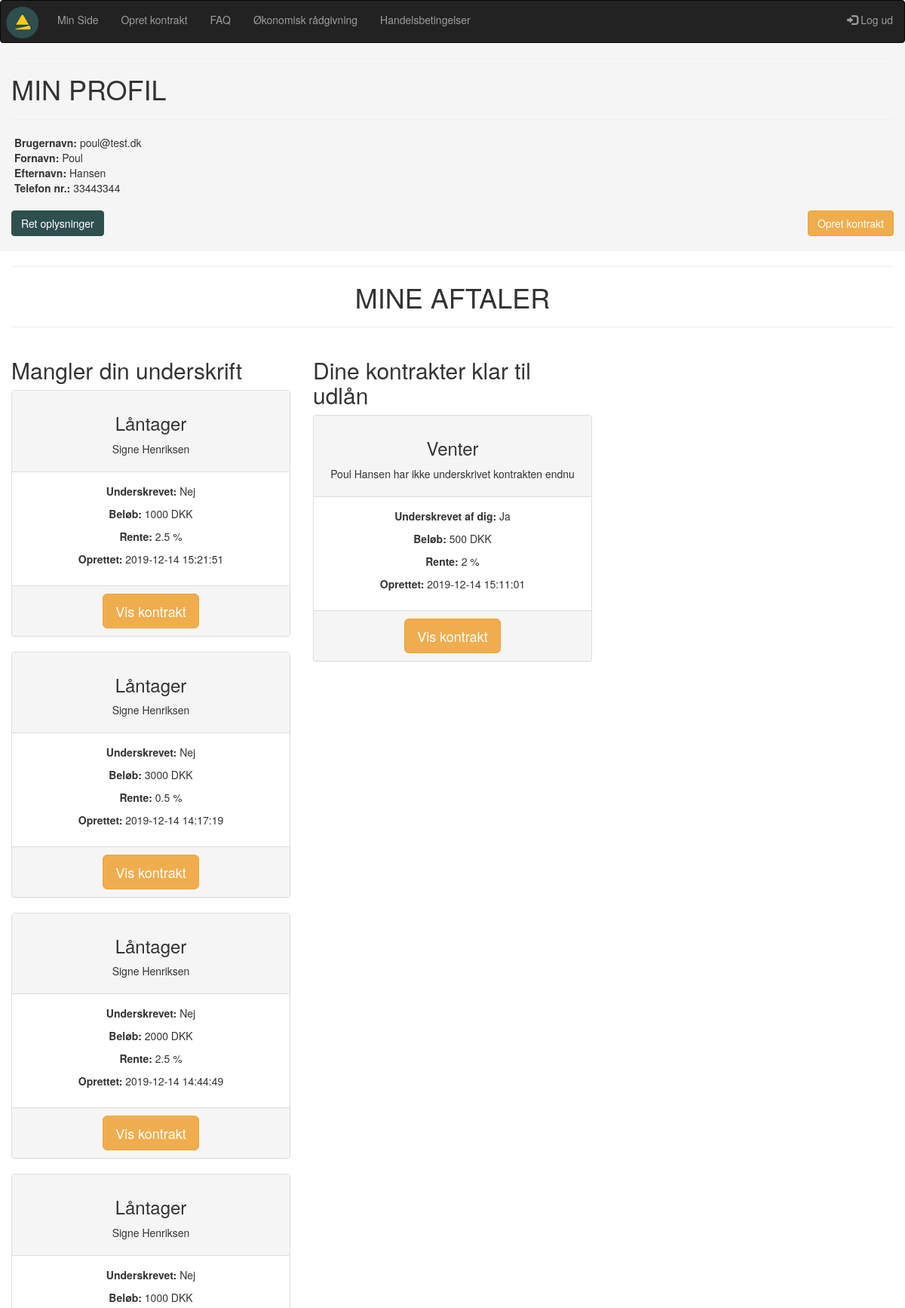
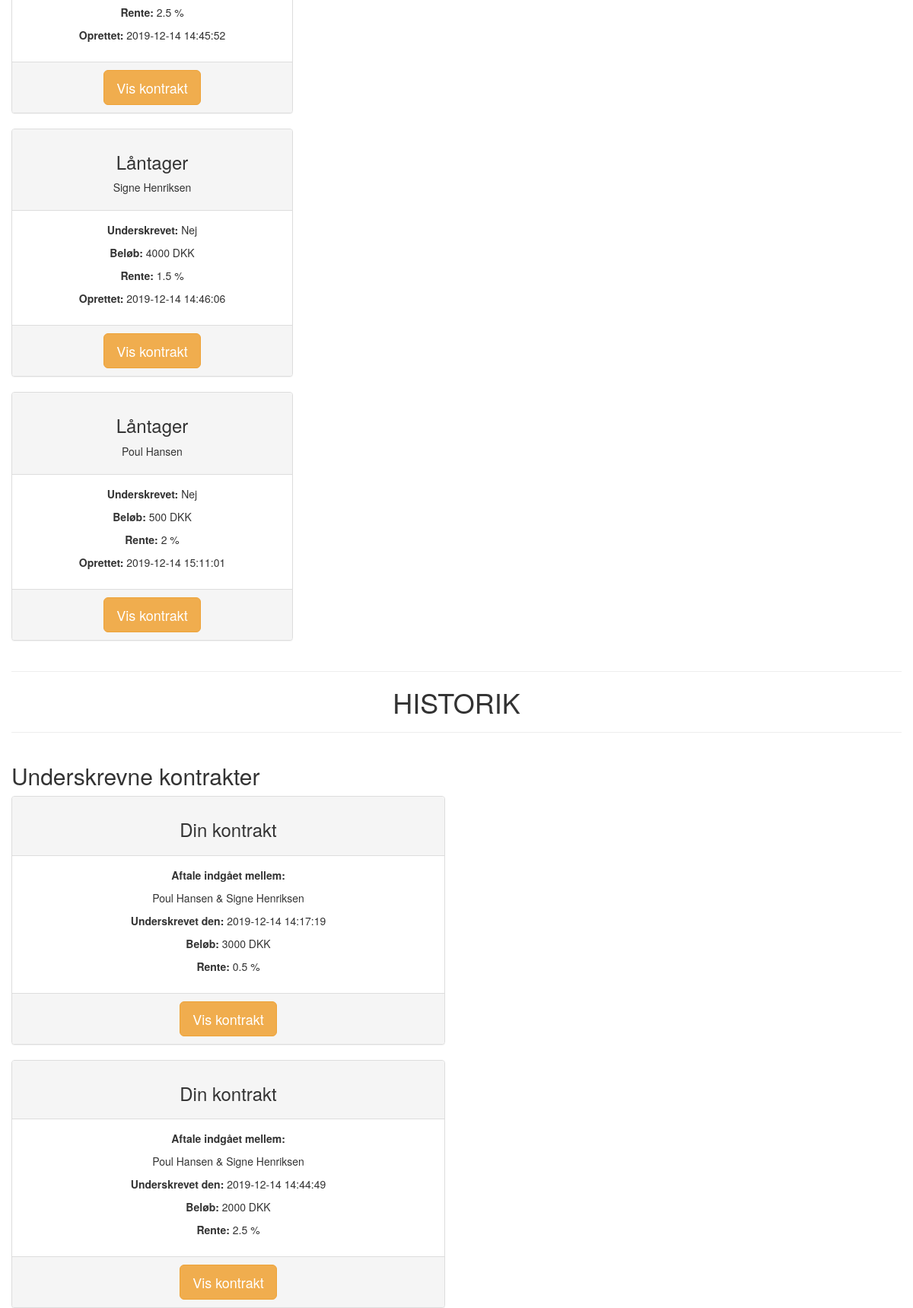
Screenshot of /minside.php (signed in, upper part) with the database file from the repository (2 pictures, top to bottom).
### tables this page shows
CREATE TABLE IF NOT EXISTS `users` (
  `user_id` int(10) NOT NULL AUTO_INCREMENT,
  `fornavn` varchar(40) NOT NULL,
  `efternavn` varchar(40) NOT NULL,
  `mobil` int(12) NOT NULL,
  `mail` varchar(80) NOT NULL,
  `password` varchar(200) NOT NULL,
  PRIMARY KEY (`user_id`),
  UNIQUE KEY `mail` (`mail`),
  UNIQUE KEY `user_id` (`user_id`)
);

CREATE TABLE IF NOT EXISTS `kontrakt` (
  `kontrakt_id` int(10) NOT NULL AUTO_INCREMENT,
  `oprettetaf` int(10) NOT NULL,
  `laangiver_user_id` int(10) NOT NULL,
  `laantager_user_id` int(10) NOT NULL,
  `kontraktbrud_id` tinyint(4) NOT NULL,
  `rente_id` tinyint(4) NOT NULL,
  `beloeb_id` tinyint(4) NOT NULL,
  `bindingsperiode_id` tinyint(4) NOT NULL,
  `maanedlig_afdrag` float NOT NULL,
  `laangiver_underskrift_id` varchar(40) DEFAULT NULL,
  `reg_underskrift_1` timestamp NOT NULL DEFAULT CURRENT_TIMESTAMP ON UPDATE CURRENT_TIMESTAMP,
  `laantager_underskrift_id` varchar(40) DEFAULT NULL,
  `reg_underskrift_2` timestamp NOT NULL DEFAULT CURRENT_TIMESTAMP ON UPDATE CURRENT_TIMESTAMP,
  `gebyr_id` tinyint(4) NOT NULL,
  PRIMARY KEY (`kontrakt_id`)
);

CREATE TABLE IF NOT EXISTS `beloeb` (
  `beloeb_id` tinyint(4) NOT NULL AUTO_INCREMENT,
  `beloeb` int(10) NOT NULL,
  `enhed_key` varchar(11) NOT NULL DEFAULT '1',
  PRIMARY KEY (`beloeb_id`)
);

CREATE TABLE IF NOT EXISTS `rente` (
  `rente_id` tinyint(4) NOT NULL AUTO_INCREMENT,
  `rente` float NOT NULL,
  `enhed_key` varchar(11) NOT NULL DEFAULT '2',
  PRIMARY KEY (`rente_id`)
);

### minside.php (the view, shortened to what this page needs)
<?php
require_once("includes/header.php");
$user_id = $_SESSION['user_id'];
?>
    <div class="container-fluid">
        <div class="row">
            <div class="col-xs-12 col-sm-12 col-md-12 col-lg-12 col-xl-12 minprofilpaaminside">
                <hr>
                <h1>MIN PROFIL</h1>
                <hr>
                <?php
            $udfyld = "SELECT mail, fornavn, efternavn, mobil FROM users WHERE user_id = '$user_id'";
                $result = mysqli_query($con, $udfyld);
                $row = mysqli_num_rows($result);
                    if ($row > 0) {
                    while($row = mysqli_fetch_assoc($result)) {
                    echo "&nbsp;<strong>Brugernavn:</strong> " . $row['mail'] . "<br>&nbsp;<strong>Fornavn:</strong> " . $row['fornavn'] . "<br>&nbsp;<strong>Efternavn:</strong> " . $row['efternavn'] . "<br>&nbsp;<strong>Telefon nr.:</strong> " . $row['mobil'] . "<br><br>";
                    }
                    } else {
                        echo "";
                        }
        ?>
                <a href="retoplysninger.php" id="vispamobil" ><button class="btn btn-warning mutuumknap">Ret oplysninger</button></a>
                <a href="opretkontraktstep1.php"><button class="btn btn-warning pull-right">Opret kontrakt</button></a>
                <br>
                <br>
            </div>
        </div>
        <div class="row">
            <div class="col-xs-12 col-sm-12 col-md-12 col-lg-12 col-xl-12 text-center">
                    <hr>
                    <h1>MINE AFTALER</h1>
                    <hr>
            </div>
            <div class="col-xs-12 col-sm-4 col-md-4 col-lg-4 col-xl-4">
                <h2>Mangler din underskrift</h2>
                <?php
            $query1 = "SELECT * FROM kontrakt WHERE laangiver_underskrift_id = '1' AND laangiver_user_id = '$user_id' OR laantager_underskrift_id = '1' AND laantager_user_id = '$user_id'";
                $result1 = mysqli_query($con, $query1);
                $row1 = mysqli_num_rows($result1);
                    if($row1 > 0){
                    while($row1 = mysqli_fetch_assoc($result1)){
                        $modtageruser_id = $row1['laantager_user_id'];
                        $dato_underskrift_laangiver = $row1['reg_underskrift_1'];
                        $beloebforkontrakt = $row1['beloeb_id'];
                        $renteforkontrakt = $row1['rente_id'];
                        $kontrakt_id2 = $row1['kontrakt_id'];
                $query11 = "SELECT * FROM beloeb WHERE beloeb_id = '$beloebforkontrakt'";
                    $result11 = mysqli_query($con, $query11);
                    $row11 = mysqli_fetch_assoc($result11);
                    $beloebValue = $row11['beloeb'];
                $query111 = "SELECT * FROM rente WHERE rente_id = '$renteforkontrakt'";
                    $result111 = mysqli_query($con, $query111);
                    $row111 = mysqli_fetch_assoc($result111);
                    $renteValue = $row111['rente'];
                 $query1111 = "SELECT fornavn, efternavn FROM users WHERE user_id = '$modtageruser_id'";
                    $result1111 = mysqli_query($con, $query1111);
                    $row1111 = mysqli_fetch_assoc($result1111);
                    $modtagerfornavn = $row1111['fornavn'];
                    $modtagerefternavn = $row1111['efternavn'];
        ?>
                <div class="panel panel-default text-center">
                    <div class="panel-heading">
                        <h3>Låntager</h3>
                        <p><?php echo $modtagerfornavn; ?> <?php echo $modtagerefternavn; ?></p>
                    </div>
                    <div class="panel-body">
                        <p><strong>Underskrevet:</strong> Nej</p>
                        <p><strong>Beløb:</strong> <?php echo $beloebValue;?> DKK</p>
                        <p><strong>Rente: </strong> <?php echo $renteValue;?> %</p>
                        <p><strong>Oprettet:</strong> <?php echo $dato_underskrift_laangiver; ?></p>
                    </div>
                    <div class="panel-footer">
                            <a href="eva_viskontrakt.php?kontrakt_id2=<?php echo $kontrakt_id2; ?>">
                            <button class="btn btn-warning btn-lg">Vis kontrakt</button></a>
                    </div>
                </div>
                <?php
                        }} else {echo 'Du har ikke nogle kontrakter til underskrift';}
        ?>
            </div>
                <div class="col-xs-12 col-sm-4 col-md-4 col-lg-4 col-xl-4">
                    <h2>Dine kontrakter klar til udlån</h2>
                    <?php
            $query2 = "SELECT * FROM kontrakt WHERE oprettetaf = '$user_id' AND laantager_underskrift_id = '2' OR laangiver_underskrift_id = '2'";
                $result2 = mysqli_query($con, $query2);
                $row2 = mysqli_num_rows($result2);
                    if($row2 > 0){
                    while($row2 = mysqli_fetch_assoc($result2)){
                        $modtageruser_id = $row2['laantager_user_id'];
                        $dato_underskrift_laangiver = $row2['reg_underskrift_1'];
                        $beloebforkontrakt = $row2['beloeb_id'];
                        $renteforkontrakt = $row2['rente_id'];
                        $kontrakt_id2 = $row2['kontrakt_id'];
                $query22 = "SELECT * FROM beloeb WHERE beloeb_id = '$beloebforkontrakt'";
                    $result22 = mysqli_query($con, $query22);
                    $row22 = mysqli_fetch_assoc($result22);
                    $beloebValue = $row22['beloeb'];
                $query222 = "SELECT * FROM rente WHERE rente_id = '$renteforkontrakt'";
                    $result222 = mysqli_query($con, $query222);
                    $row222 = mysqli_fetch_assoc($result222);
                    $renteValue = $row222['rente'];
                $query2222 = "SELECT fornavn, efternavn FROM users WHERE user_id = '$modtageruser_id'";
                    $result2222 = mysqli_query($con, $query2222);
                    $row2222 = mysqli_fetch_assoc($result2222);
                    $modtagerfornavn = $row2222['fornavn'];
                    $modtagerefternavn = $row2222['efternavn'];
        ?>
                    <div class="panel panel-default text-center">
                        <div class="panel-heading">
                            <h3>Venter</h3>
                            <p><?php echo $modtagerfornavn;?> <?php echo $modtagerefternavn; ?> har ikke underskrivet kontrakten endnu</p>
                        </div>
                        <div class="panel-body">
                            <p><strong>Underskrevet af dig:</strong> Ja</p>
                            <p><strong>Beløb: </strong><?php echo $beloebValue;?> DKK</p>
                            <p><strong>Rente: </strong><?php echo $renteValue;?> %</p>
                            <p><strong>Oprettet:</strong> <?php echo $dato_underskrift_laangiver; ?></p>
                        </div>
                        <div class="panel-footer">
                            <a href="eva_viskontrakt.php?kontrakt_id2=<?php echo $kontrakt_id2 ?>">
                            <button class="btn btn-warning btn-lg">Vis kontrakt</button></a>
                        </div>
                    </div>
        <?php
                        }} else {echo 'Du har endnu ikke oprettet nogle kontrakter';}
        ?>
             </div>
              </div>
    </div>
        <div class="container-fluid">
            <div class="row">
                <div class="col-xs-12 col-sm-12 col-md-12 col-lg-12 col-xl-12 text-center">
                    <hr>
                    <h1>HISTORIK</h1>
                    <hr>
                </div>
            </div>
                <div class="row">
                    <div class="col-xs-12 col-sm-12 col-md-12 col-lg-12 col-xl-12">
                        <h2>Underskrevne kontrakter</h2>
                    </div>
                </div>
                <div class="row">
                <div class="col-xs-12 col-sm-12 col-md-6 col-lg-6 col-xl-6">
                    <?php
            $query3 = "SELECT * FROM kontrakt WHERE laangiver_underskrift_id = '2' AND laantager_underskrift_id = '2' + laantager_user_id = '$user_id' OR laangiver_user_id = '$user_id' ORDER BY reg_underskrift_1";
                $result3 = mysqli_query($con, $query3);
                $row3 = mysqli_num_rows($result3);
                    if($row3 > 0){
                    while($row3 = mysqli_fetch_assoc($result3)){
                        $modtageruser_id = $row3['laantager_user_id'];
                        $afsenderuser_id = $row3['laangiver_user_id'];
                        $dato_underskrift_laangiver = $row3['reg_underskrift_1'];
                        $beloebforkontrakt = $row3['beloeb_id'];
                        $renteforkontrakt = $row3['rente_id'];
                        $kontrakt_id2 = $row3['kontrakt_id'];
                $query33 = "SELECT * FROM beloeb WHERE beloeb_id = '$beloebforkontrakt'";
                    $result33 = mysqli_query($con, $query33);
                    $row33 = mysqli_fetch_assoc($result33);
                    $beloebValue = $row33['beloeb'];
                $query333 = "SELECT * FROM rente WHERE rente_id = '$renteforkontrakt'";
                    $result333 = mysqli_query($con, $query333);
                    $row333 = mysqli_fetch_assoc($result333);
                    $renteValue = $row333['rente'];
                $query3333 = "SELECT fornavn, efternavn FROM users WHERE user_id = '$afsenderuser_id'";
                    $result3333 = mysqli_query($con, $query3333);
                    $row3333 = mysqli_fetch_assoc($result3333);
                    $afsenderfornavn = $row3333['fornavn'];
                    $afsenderefternavn = $row3333['efternavn'];
                $query33333 = "SELECT fornavn, efternavn FROM users WHERE user_id = '$modtageruser_id'";
                    $result33333 = mysqli_query($con, $query33333);
                    $row33333 = mysqli_fetch_assoc($result33333);
                    $modtagerfornavn = $row33333['fornavn'];
                    $modtagerefternavn = $row33333['efternavn'];
        ?>
                    <div class="panel panel-default text-center">
                        <div class="panel-heading">
                            <h3>Din kontrakt</h3>
                        </div>
                        <div class="panel-body">
                            <p><strong>Aftale indgået mellem:</strong></p>
                            <p><?php echo $afsenderfornavn; ?> <?php echo $afsenderefternavn; ?> &amp; <?php echo $modtagerfornavn; ?> <?php echo $modtagerefternavn; ?> </p>
                            <p><strong>Underskrevet den:</strong> <?php echo $dato_underskrift_laangiver; ?></p>
                            <p><strong>Beløb: </strong><?php echo $beloebValue;?> DKK</p>
                            <p><strong>Rente: </strong> <?php echo $renteValue;?> %</p>
                        </div>
                        <div class="panel-footer">
                            <a href="eva_viskontrakt.php?kontrakt_id2=<?php echo $kontrakt_id2 ?>">
                            <button class="btn btn-warning btn-lg">Vis kontrakt</button></a>
                        </div>
                    </div>
                    <?php
                        }} else {echo 'Du har ikke nogen aktive kontrakter';}
        ?>
                </div>
            </div>
        </div>
        <br>
        <?php
require_once("includes/footer.php");
?>

### styles/overallstyles.css (style rules this page uses)
.mutuumknap { background-color: rgb(47, 79, 79); border-color: rgb(47, 79, 79); }
.minprofilpaaminside { background-color: whitesmoke !important; }

### rows the page displays
users: mail "poul@test.dk", fornavn "Poul", efternavn "Hansen", mobil "33443344"
kontrakt: users.fornavn "Signe", users.efternavn "Henriksen", beloeb.beloeb "1000", rente.rente "2.5", reg_underskrift_1 "2019-12-14 15:21:51"
kontrakt: users.fornavn "Signe", users.efternavn "Henriksen", beloeb.beloeb "3000", rente.rente "0.5", reg_underskrift_1 "2019-12-14 14:17:19", users.fornavn "Poul", users.efternavn "Hansen"
kontrakt: users.fornavn "Signe", users.efternavn "Henriksen", beloeb.beloeb "2000", rente.rente "2.5", reg_underskrift_1 "2019-12-14 14:44:49", users.fornavn "Poul", users.efternavn "Hansen"
kontrakt: users.fornavn "Signe", users.efternavn "Henriksen", beloeb.beloeb "1000", rente.rente "2.5", reg_underskrift_1 "2019-12-14 14:45:52"
kontrakt: users.fornavn "Signe", users.efternavn "Henriksen", beloeb.beloeb "4000", rente.rente "1.5", reg_underskrift_1 "2019-12-14 14:46:06"
kontrakt: users.fornavn "Poul", users.efternavn "Hansen", beloeb.beloeb "500", rente.rente "2", reg_underskrift_1 "2019-12-14 15:11:01"
